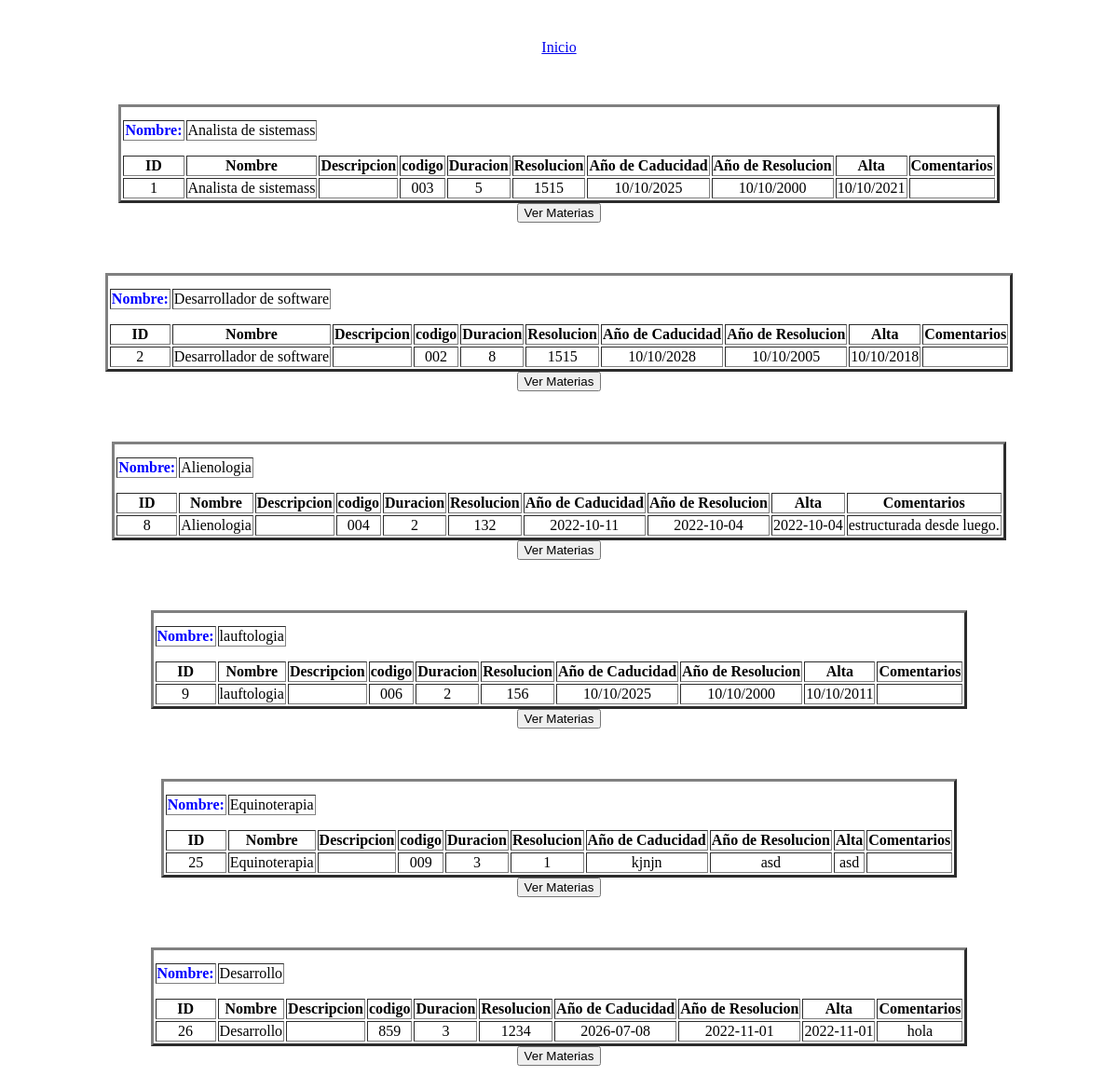
Page /VerCarreras.php on the earlier database version.
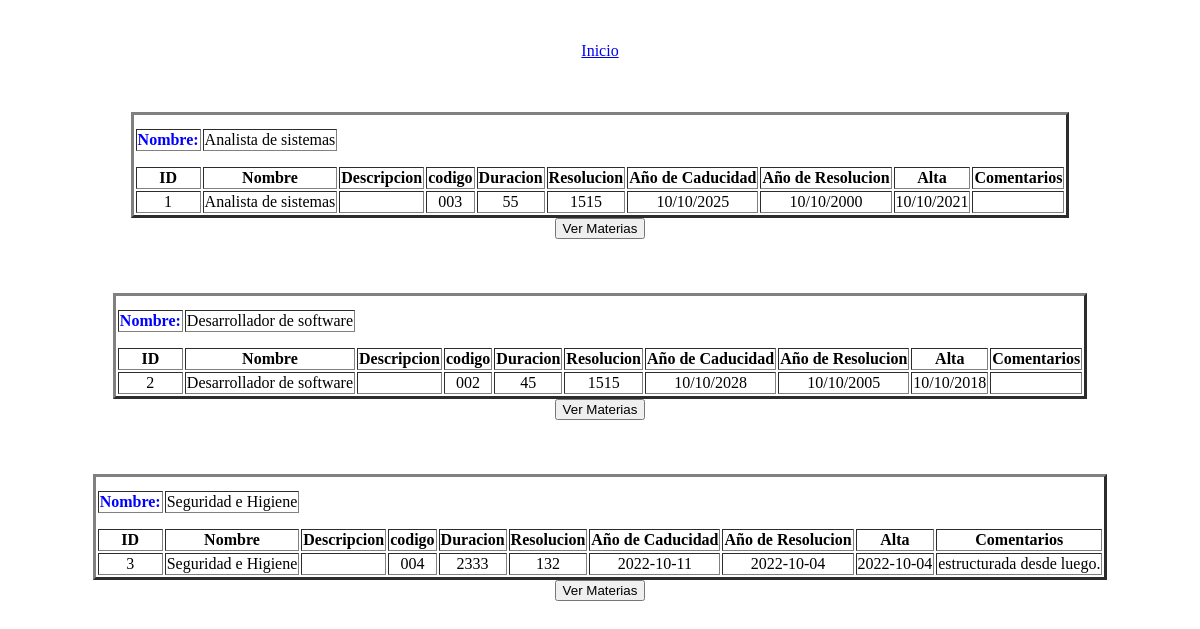
Same page on the later database version.
### tables this page shows
CREATE TABLE `carrera` (
  `id` int(11) NOT NULL,
  `ESTADO` varchar(3) NOT NULL,
  `nombre` varchar(255) NOT NULL,
  `codigo` varchar(255) NOT NULL,
  `duracion` varchar(255) NOT NULL,
  `resolucion` varchar(255) NOT NULL,
  `anio_caducidad` varchar(255) NOT NULL,
  `anio_resolucion` varchar(255) NOT NULL,
  `alta` varchar(255) NOT NULL,
  `comentarios` varchar(255) DEFAULT NULL,
  `cursada` varchar(255) NOT NULL,
  `plan` varchar(255) NOT NULL
);

### VerCarreras.php (the view, shortened to what this page needs)
<!DOCTYPE html>
<html lang="en">
<head>
</head>
<body>
<br>
  <center><p><a href="index.php">Inicio</a></p></center>
<?php
 include("Conexion.php");
    $consultaAl = "SELECT * FROM carrera";
    $resultado = mysqli_query($conexion,$consultaAl);
        while($consulta = mysqli_fetch_array($resultado)){
            $var =  $consulta["id"];
            echo "<br><br><center> <table border=\"3\">
            <tr>
                </tr><tr></tr><tr></tr><tr></tr><tr></tr><tr></tr>
                <td><font color='blue'><b><center>Nombre:</center></b></font></td>
                <td><center>".$consulta["nombre"]."</center></td>
                <tr></tr><tr></tr><tr></tr><tr></tr><tr></tr><tr></tr>
            <tr>
            <tr>
            <td><b><center>ID</center></b></td>
            <td><b><center>Nombre</center></b></td>
            <td><b><center>Descripcion</center></b></td>
            <td><b><center>codigo</center></b></td>
            <td><b><center>Duracion</center></b></td>
            <td><b><center>Resolucion</center></b></td>
            <td><b><center>Año de Caducidad</center></b></td>
            <td><b><center>Año de Resolucion</center></b></td>
            <td><b><center>Alta</center></b></td>
            <td><b><center>Comentarios</center></b></td>
            </tr>
            <tr>
            <td><center>".$consulta["id"]."</center></td>
            <td><center>".$consulta["nombre"]."</center></td>
            <td><center>".$consulta["descripcion"]."</center></td>
            <td><center>".$consulta["codigo"]."</center></td>
            <td><center>".$consulta["duracion"]."</center></td>
            <td><center>".$consulta["resolucion"]."</center></td>
            <td><center>".$consulta["anio_caducidad"]."</center></td>
            <td><center>".$consulta["anio_resolucion"]."</center></td>
            <td><center>".$consulta["alta"]."</center></td>
            <td><center>".$consulta["comentarios"]."</center></td>
            </tr>
            </table>
            <form action=". "'". "verMateriasCarrera.php". "'"."method=". "'". "post". "'". ">
            <input class=" . "'" ."textos". "'".  "type="."'" . "text" . "'" . "name=". "'"."texto". "'". "id=". "'". "localidad". "'"." placeholder=". "'"."prueba". "'". "value =". "'".$var."'"." style = "."'" ."display:none". "'".">
            <input type="."'". "submit"."'"."value="."'". "Ver Materias"."'"."name="."'"."envio"."'"."/><br><br>
            </form>
            " ;
        }
?>
</body>
</html>

Differences in the rows shown:
removed carrera: nombre "Alienologia", id "8", codigo "004", duracion "2", resolucion "132", anio_caducidad "2022-10-11", anio_resolucion "2022-10-04", alta "2022-10-04", comentarios "estructurada desde luego."
removed carrera: nombre "lauftologia", id "9", codigo "006", duracion "2", resolucion "156", anio_caducidad "10/10/2025", anio_resolucion "10/10/2000", alta "10/10/2011"
removed carrera: nombre "Equinoterapia", id "25", codigo "009", duracion "3", resolucion "1", anio_caducidad "kjnjn", anio_resolucion "asd", alta "asd"
removed carrera: nombre "Desarrollo", id "26", codigo "859", duracion "3", resolucion "1234", anio_caducidad "2026-07-08", anio_resolucion "2022-11-01", alta "2022-11-01", comentarios "hola"
changed carrera id 1: nombre "Analista de sistemass" → "Analista de sistemas"; duracion "5" → "55"
changed carrera "Desarrollador de software": duracion "8" → "45"
added carrera: nombre "Seguridad e Higiene", id "3", codigo "004", duracion "2333", resolucion "132", anio_caducidad "2022-10-11", anio_resolucion "2022-10-04", alta "2022-10-04", comentarios "estructurada desde luego."
